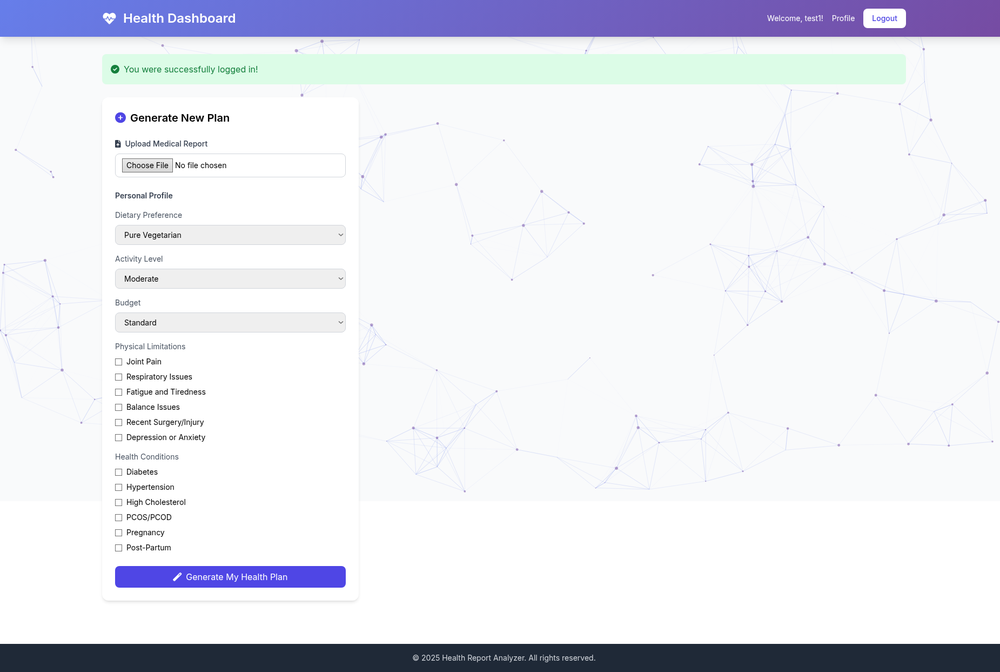
#> input picture dashboard.png, 1000 x 672 px, shrunk from 1851 x 1243 before the run
$ python -i ocr_module.py   (imports and definitions only)
#> lines starting #> are read from the running program, lines starting #| are printed output that depends on the picture; after the words box and inside, x2 and y2 are one past the last pixel; in counts of white or black regions, pixels touching at a corner belong together
from PIL import Image
import pytesseract
import cv2
import numpy as np

def deskew(image):
    """Corrects the skew of a binary image."""
    gray = cv2.bitwise_not(image)
    coords = np.column_stack(np.where(gray > 0))
    angle = cv2.minAreaRect(coords)[-1]

    if angle < -45:
        angle = -(90 + angle)
    else:
        angle = -angle

    (h, w) = image.shape
    center = (w // 2, h // 2)
    M = cv2.getRotationMatrix2D(center, angle, 1.0)
    rotated = cv2.warpAffine(image, M, (w, h), flags=cv2.INTER_CUBIC, borderMode=cv2.BORDER_CONSTANT, borderValue=(255))
    return rotated

def preprocess_image(image_path):
    """Applies a series of preprocessing steps to improve OCR accuracy."""
#> called with image_path = 'dashboard.png'
    img = cv2.imread(image_path)
#> img is the input picture: shape (672, 1000, 3); mean B, G, R 239, 232.1, 230.5
    gray = cv2.cvtColor(img, cv2.COLOR_BGR2GRAY)
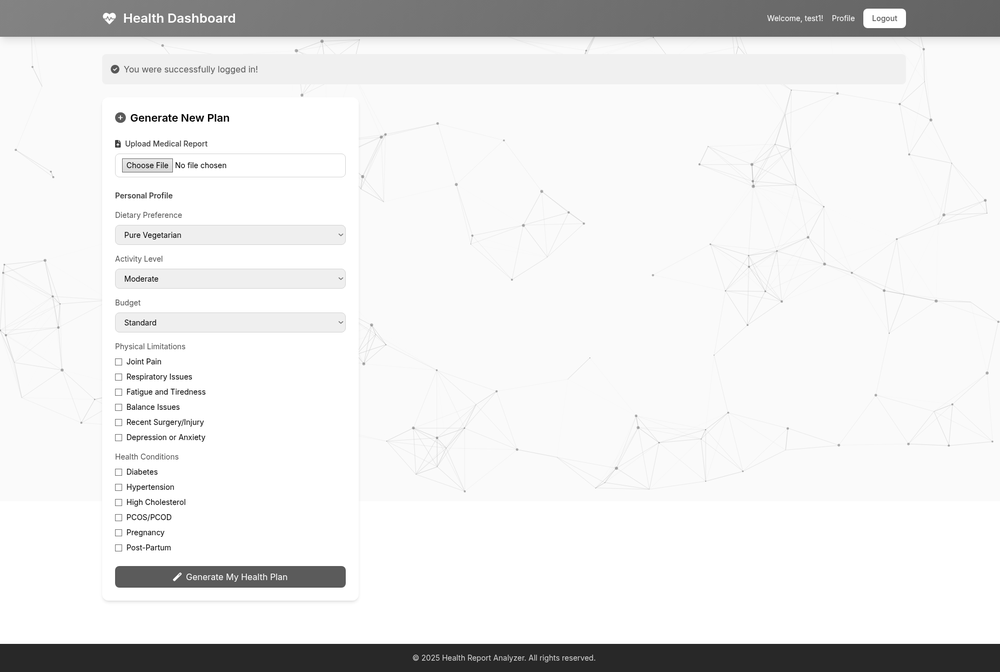
#> gray: shape (672, 1000); min 0, max 255, mean 232.5
    blurred = cv2.GaussianBlur(gray, (3, 3), 0)
    thresh = cv2.adaptiveThreshold(blurred, 255, cv2.ADAPTIVE_THRESH_GAUSSIAN_C, cv2.THRESH_BINARY, 11, 2)
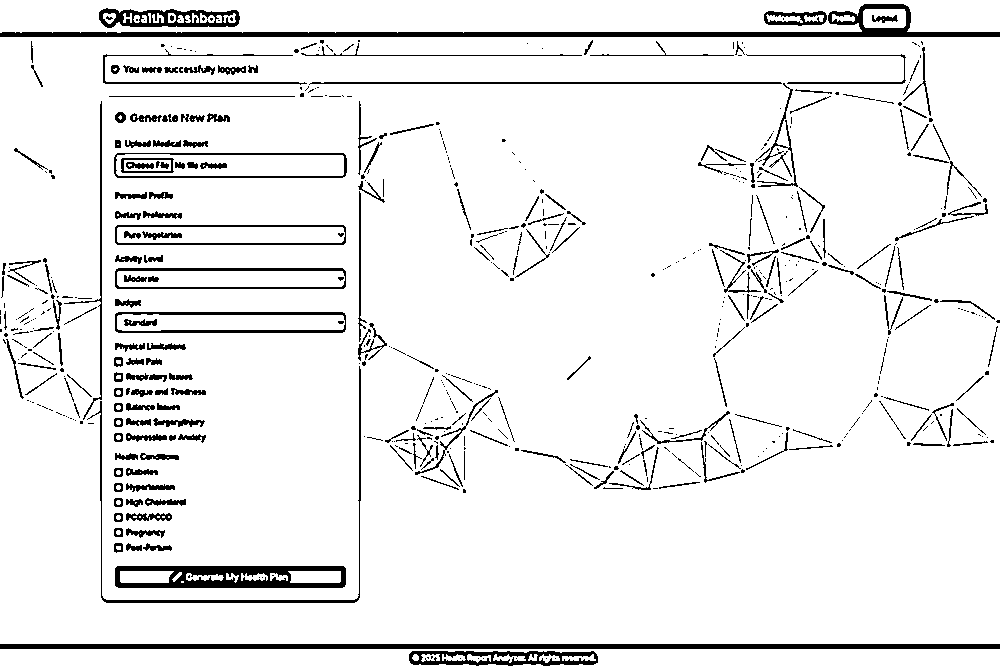
#> thresh: shape (672, 1000); 92.9% white; 635 black regions (380 under 20 px), largest, box (x1, y1, x2, y2) and area: (0, 4, 1000, 37) 5826, (0, 644, 1000, 649) 5000, (115, 566, 346, 588) 3316
    deskewed_image = deskew(thresh)
#> in deskew, `coords = np.column_stack(np.where(gray > 0))`: coords = 47896 pairs, first value 4 to 665, second value 0 to 999
#> in deskew, `angle = cv2.minAreaRect(coords)[-1]`: angle = -90
#> in deskew, `angle = -(90 + angle)`: angle = 0
#> in deskew, `M = cv2.getRotationMatrix2D(center, angle, 1.0)`: M = [[1, 0, 0], [0, 1, 0]]
    return Image.fromarray(deskewed_image)

def extract_text_from_image(image_path):
    """
    Extracts text from an image using an improved preprocessing pipeline
    and optimized Tesseract configuration.
    """
    preprocessed_img = preprocess_image(image_path)
    custom_config = r'--oem 3 --psm 3'
    return pytesseract.image_to_string(preprocessed_img, config=custom_config)

>>> result = preprocess_image('dashboard.png')

$ run again, on profile.png
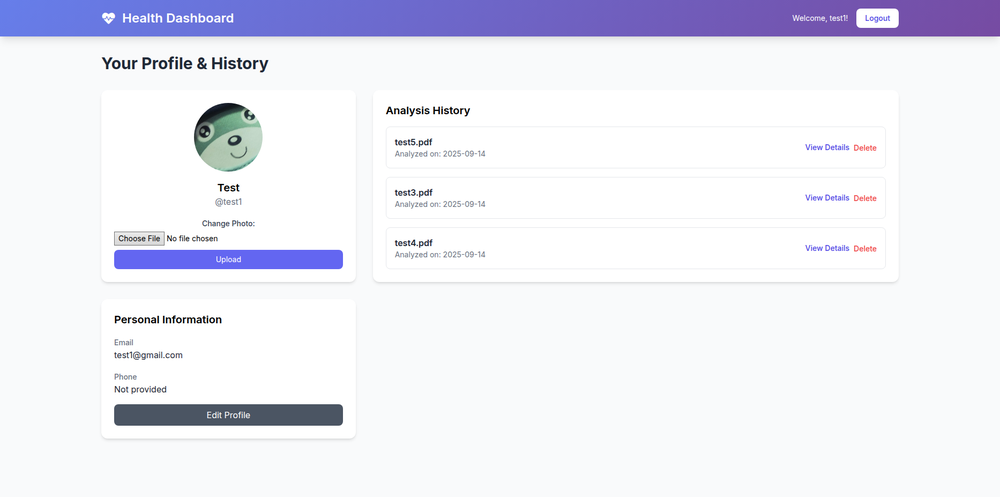
#> input picture profile.png, 1000 x 497 px, shrunk from 1866 x 927 before the run
#> in preprocess_image, img is the input picture: shape (497, 1000, 3); mean B, G, R 244.5, 235.6, 235.5
#> in preprocess_image, `thresh = cv2.adaptiveThreshold(blurred, 255, cv2.ADAPTIVE_THRESH_GAUSS..`:
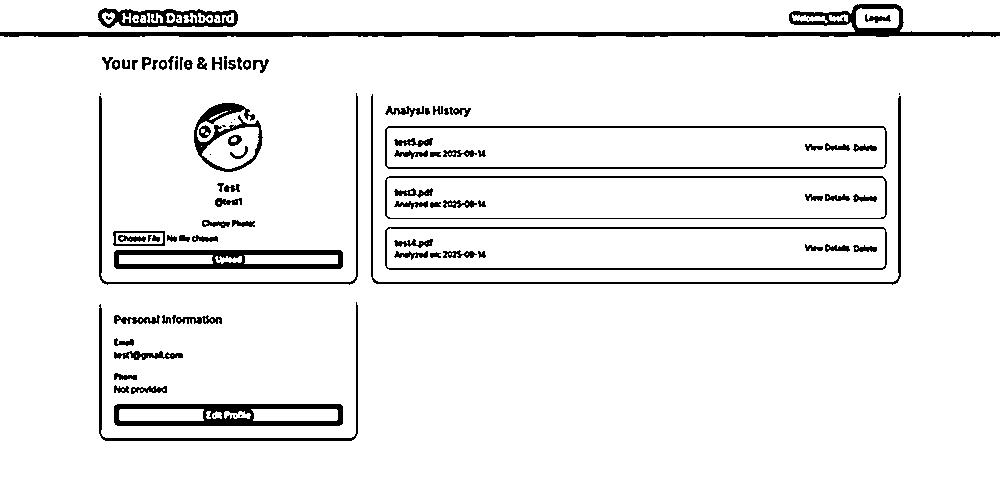
#> thresh: shape (497, 1000); 93.7% white; 103 black regions (22 under 20 px), largest, box (x1, y1, x2, y2) and area: (0, 4, 1000, 37) 5593, (114, 404, 343, 426) 2758, (114, 250, 343, 269) 2518
#> coords = 31387 pairs, first value 4 to 440, second value 0 to 999
#> in deskew, `angle = cv2.minAreaRect(coords)[-1]`: angle = -89.7
#> in deskew, `angle = -(90 + angle)`: angle = -0.304
#> M = [[1, -0.00531, 1.32], [0.00531, 1, -2.65]]
#> in deskew, `rotated = cv2.warpAffine(image, M, (w, h), flags=cv2.INTER_CUBIC, bord..`:
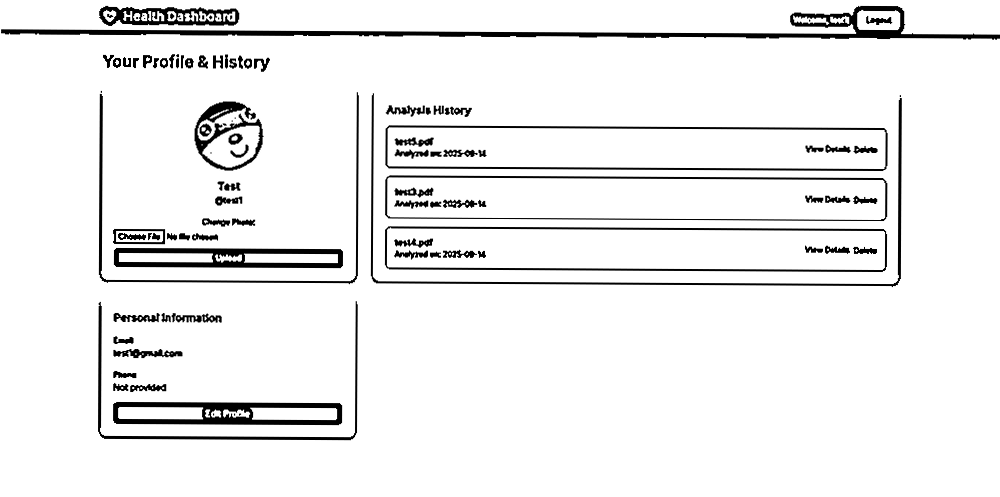
#> rotated: shape (497, 1000); min 0, max 255, mean 238.9

$ run again, on report.png
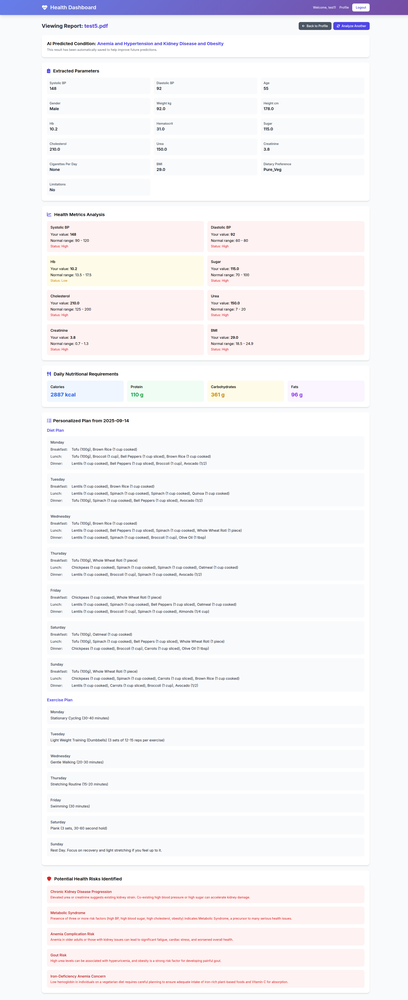
#> input picture report.png, 408 x 1000 px, shrunk from 1851 x 4540 before the run
#> in preprocess_image, img is the input picture: shape (1000, 408, 3); mean B, G, R 246.5, 244.5, 246.1
#> in preprocess_image, `gray = cv2.cvtColor(img, cv2.COLOR_BGR2GRAY)`:
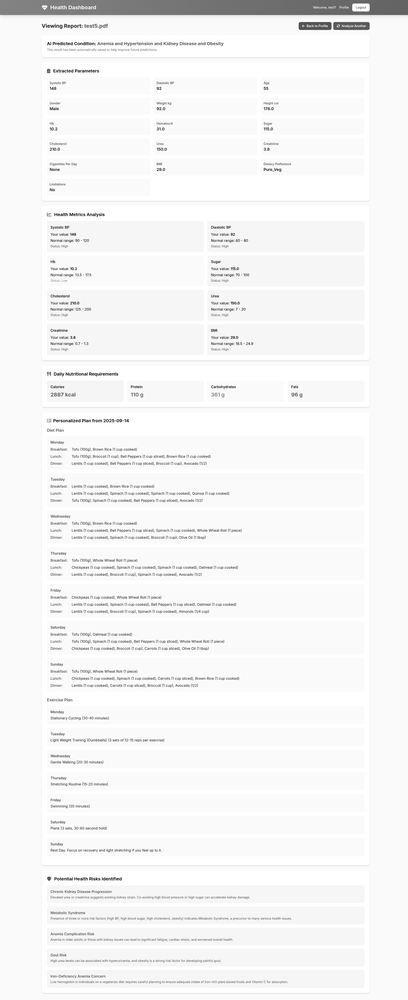
#> gray: shape (1000, 408); min 45, max 255, mean 245.3
#> in preprocess_image, `thresh = cv2.adaptiveThreshold(blurred, 255, cv2.ADAPTIVE_THRESH_GAUSS..`:
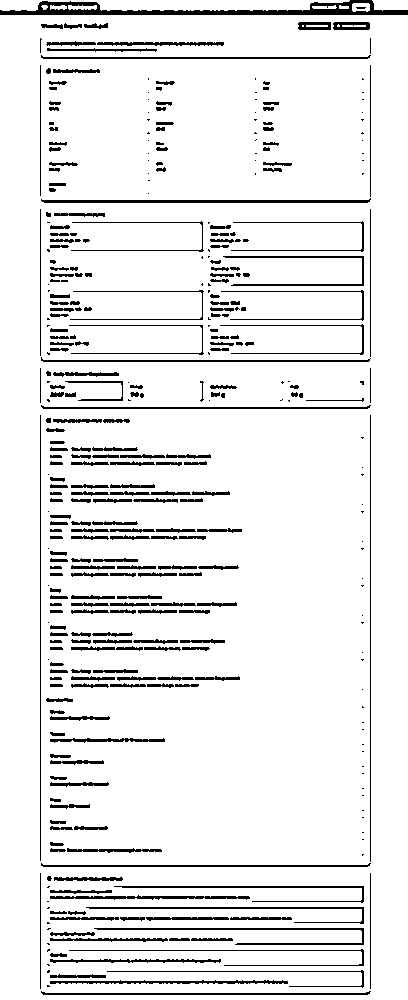
#> thresh: shape (1000, 408); 91.5% white; 390 black regions (127 under 20 px), largest, box (x1, y1, x2, y2) and area: (0, 0, 408, 15) 2524, (41, 198, 371, 203) 985, (94, 928, 364, 945) 820
#> coords = 34808 pairs, first value 0 to 994, second value 0 to 407
#> in deskew, `angle = cv2.minAreaRect(coords)[-1]`: angle = -90
#> in deskew, `angle = -(90 + angle)`: angle = 0
#> M = [[1, 0, 0], [0, 1, 0]]
